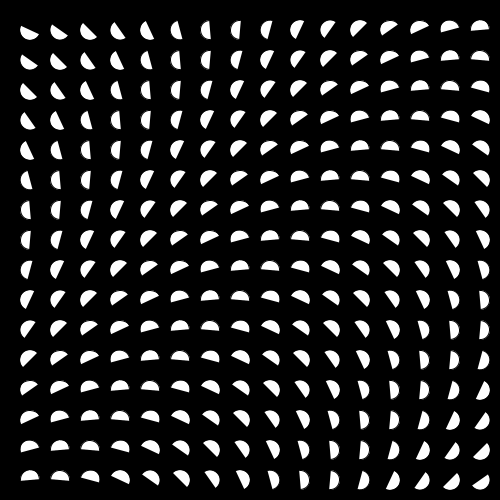
Frame 1 (no input)
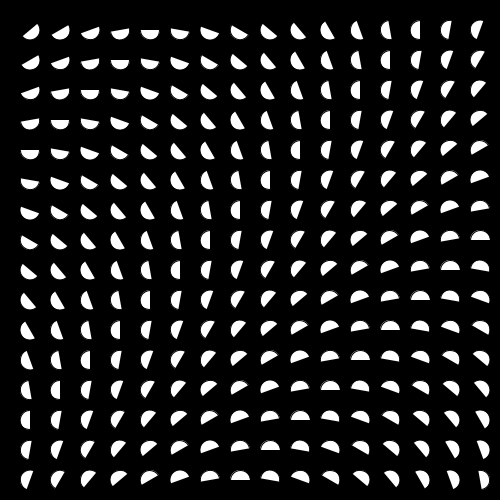
Frame 60 (the mouse pressed at the canvas centre just before this capture)
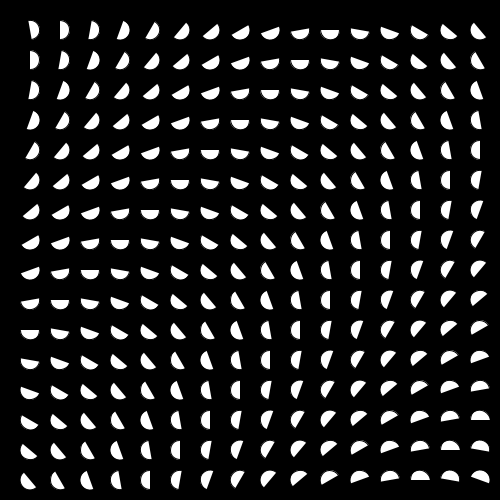
Frame 120 (the mouse held since frame 60 and released just before this capture)

The Processing sketch that drew these frames (run headless with seeded random() and noise(); from frame 60 on, the mouse is pressed at the canvas centre):

// Processing sketch: processing_70889
// ── processing_70889.pde

void setup()
{
  size(500, 500);
  background(0);
  ellipseMode(CENTER);
  rectMode(CORNER);
  frameRate(25);
  smooth();
}

int rot = 0;

void draw()
{
  rot += 5;   
  fill(0);
  rect(0, 0, 500, 500);
  for (int i = 30; i <= 500; i += 30)
  {
    for (int j = 30; j <= 500; j += 30)
    {
      fill(255);
      float offset = radians(i/3 + j/3);
      arc(i, j, 20, 20, radians(rot) + offset, radians(rot+180) + offset);
    }
  }
}
